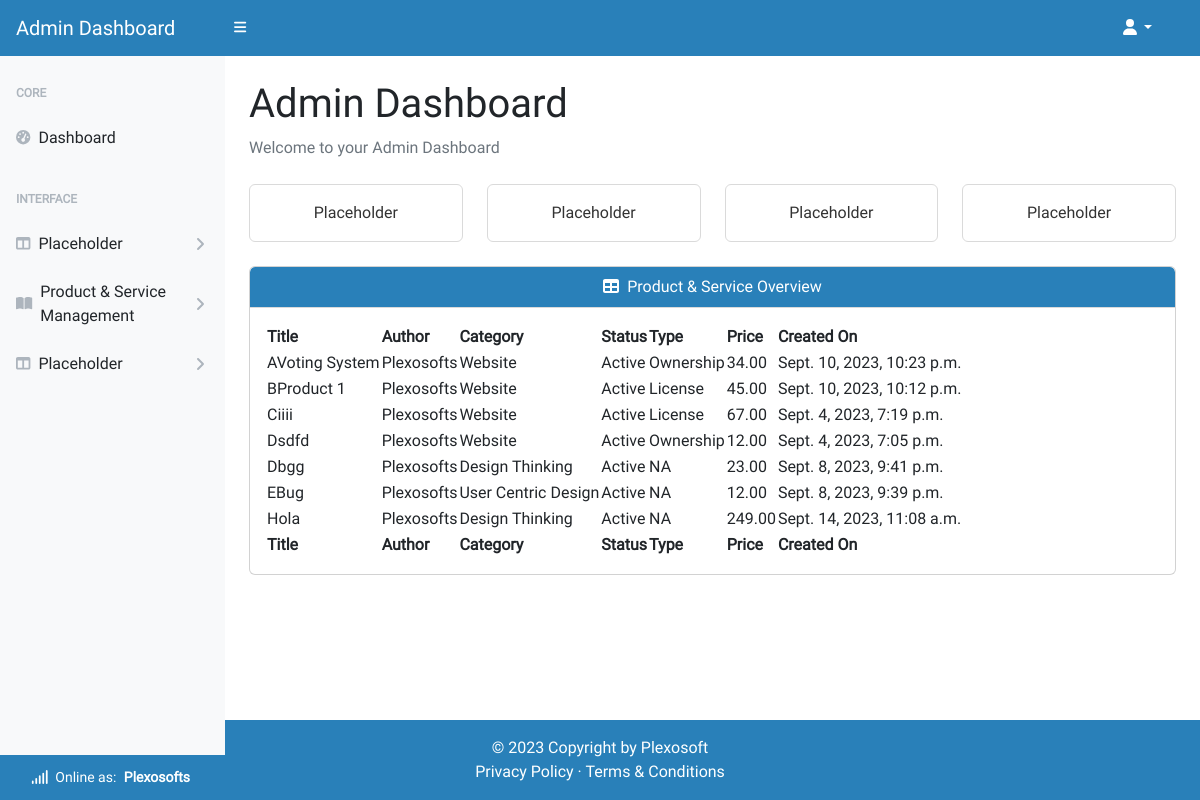
Before: /account/admin/ (signed in) with the older database file.
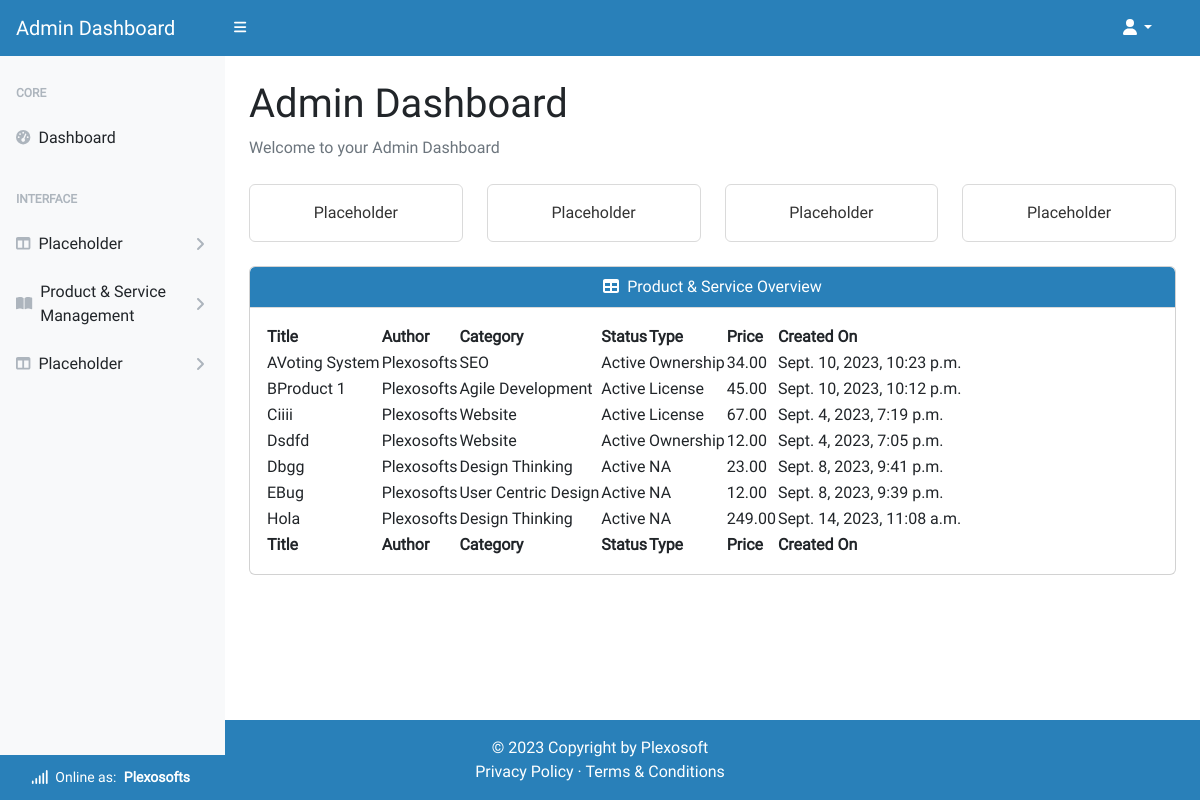
After: the same page with the newer database file.
### product_service/models.py (models this page shows, shortened)
class Product(models.Model):
    title = models.CharField(max_length=64, unique=True)
    sku = models.CharField(max_length=64, unique=True)
    price = models.DecimalField(max_digits=6, decimal_places=2)
    description = models.TextField(max_length=528)
    status = models.IntegerField(choices=STATUS, default=0)
    category = models.ForeignKey(
        Category, on_delete=models.SET_NULL,
        related_name='product_categories', null=True, blank=True)
    excerpt = models.CharField(max_length=264)
    type = models.IntegerField(choices=SCOPE_TYPE, default=1)
    instance = models.IntegerField(choices=INSTANCE_TYPE, default=0)
    code = models.ManyToManyField(CodeType, related_name="code_type")
    service = models.ManyToManyField(ServiceType, related_name="service_type")
    preview = models.URLField(
        max_length=1024, null=True, blank=True, unique=True)
    docs = models.URLField(
        max_length=1024, null=True, blank=True, unique=True)
    slug = models.SlugField(max_length=200, unique=True, blank=True)
    image = models.ImageField(null=True, blank=True)
    image_url = models.URLField(max_length=1024, null=True, blank=True)
    author = models.ForeignKey(
        'homepage.UserProfile', on_delete=models.SET_NULL,
        related_name='product_authors', null=True)
    created_on = models.DateTimeField(auto_now_add=True)
    likes = models.ManyToManyField(
        'homepage.Like', related_name='product_likes', blank=True)
    comments = models.ManyToManyField(
        'homepage.Comment', related_name='product_comments', blank=True)
    transactions = models.ManyToManyField(
        'homepage.UserProfile', through='Transaction',
        related_name='product_transactions', blank=True)
    download_url = models.ManyToManyField(
        'Download', related_name='product_downloads', blank=True)
    class Meta:
        ordering = ['title']

class Category(models.Model):
    category_name = models.CharField(max_length=64, unique=True)
    alt_name = models.CharField(max_length=64, unique=True)
    class Meta:
        ordering = ['category_name']
        verbose_name_plural = "Categories"

### homepage/models.py (models this page shows)
class UserProfile(AbstractUser):
    email = models.EmailField(
        unique=True)
    role = models.IntegerField(choices=ROLES, default=0)
    type = models.IntegerField(choices=USER_TYPE, default=0)
    status = models.IntegerField(choices=STATUS, default=2)
    user_transactions = models.ManyToManyField(
        'product_service.Product',
        through='product_service.Transaction',
        related_name='user_profiles')
    class Meta:
        ordering = ['username']
    def __str__(self):
        return f'{self.username}'

### admin_dashboard/views.py (the view, shortened to what this page needs)
# urls.py: path('account/admin/', AdminDashboard.as_view(),
class AdminDashboard(AdminRequiredMixin, generic.DetailView):
    model = UserProfile
    template_name = 'admin-dashboard/dashboard.html'
    context_object_name = 'admin_dashboard'
    def get_object(self, queryset=None):
        return get_object_or_404(UserProfile, pk=self.request.user.pk)

### admin_dashboard/views.py (called while the page is built)
    def test_func(self):
        user_profile = self.request.user
        return user_profile and user_profile.role == 1

### homepage/custom_context_processors.py (called while the page is built)
def get_verified_email(request):
    if request.user.is_authenticated:
        try:
            email_object = EmailAddress.objects.get(user=request.user)
            if email_object.verified:
                return {'get_verified_email': email_object}
        except EmailAddress.DoesNotExist:
            pass
    return {'get_verified_email': None}

### admin_dashboard/templates/admin-dashboard/dashboard.html (shortened to what this page needs)
{% extends "admin-dashboard/base.html" %}
{% load i18n %}
{% block content %}
<main class="pb-5 mb-5">
    <div class="container-fluid p-4 pt-0 pb-5">
        <h1 class="mt-4">Admin Dashboard</h1>
        <ol class="breadcrumb mb-4">
            <li class="breadcrumb-item active">Welcome to your Admin Dashboard</li>
        </ol>
        <div class="row">
            <div class="col-xl-3 col-md-6">
                <div class="card bg-white-border text-white mb-4">
                    <div class="card-body">Placeholder</div>
                </div>
            </div>
            <div class="col-xl-3 col-md-6">
                <div class="card bg-white-border text-white mb-4">
                    <div class="card-body">Placeholder</div>
                </div>
            </div>
            <div class="col-xl-3 col-md-6">
                <div class="card bg-white-border text-white mb-4">
                    <div class="card-body">Placeholder</div>
                </div>
            </div>
            <div class="col-xl-3 col-md-6">
                <div class="card bg-white-border text-white mb-4">
                    <div class="card-body">Placeholder</div>
                </div>
            </div>
        </div>
        <div class="card mb-4">
            <div class="card-header text-center">
                <i class="fas fa-table me-1"></i>
                Product & Service Overview
            </div>
            <div class="card-body">
                <table id="datatablesSimple">
                    <thead>
                        <tr>
                            <th>Title</th>
                            <th>Author</th>
                            <th>Category</th>
                            <th>Status</th>
                            <th>Type</th>
                            <th>Price</th>
                            <th>Created On</th>
                        </tr>
                    </thead>
                    <tfoot>
                        <tr>
                            <th>Title</th>
                            <th>Author</th>
                            <th>Category</th>
                            <th>Status</th>
                            <th>Type</th>
                            <th>Price</th>
                            <th>Created On</th>
                        </tr>
                    </tfoot>
                    <tbody>
                        {% for product in admin_dashboard.product_authors.all %}
                        <tr>
                            <td>{{ product.title }}</td>
                            <td>{{ product.author }}</td>
                            <td>{{ product.category.category_name }}</td>
                            <td>{{ product.get_status_display }}</td>
                            <td>{{ product.get_type_display }}</td>
                            <td>{{ product.price }}</td>
                            <td>{{ product.created_on }}</td>
                        </tr>
                        {% endfor %}
                        {% for service in admin_dashboard.service_authors.all %}
                        <tr>
                            <td>{{ service.title }}</td>
                            <td>{{ service.author }}</td>
                            <td>{{ service.category.category_name }}</td>
                            <td>{{ service.get_status_display }}</td>
                            <td>{{ service.get_type_display }}</td>
                            <td>{{ service.price }}</td>
                            <td>{{ service.created_on }}</td>
                        </tr>
                        {% endfor %}
                    </tbody>
                </table>
            </div>
        </div>
    </div>
</main>
{% endblock content %}

Changed rows visible on the page:
changed Product "AVoting System": category.category_name "Website" → "SEO"
changed Product "BProduct 1": category.category_name "Website" → "Agile Development"
